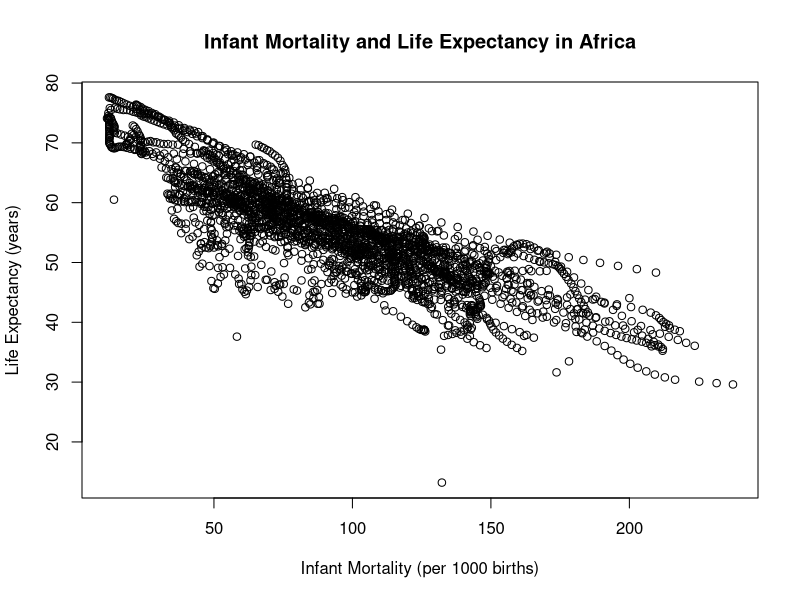
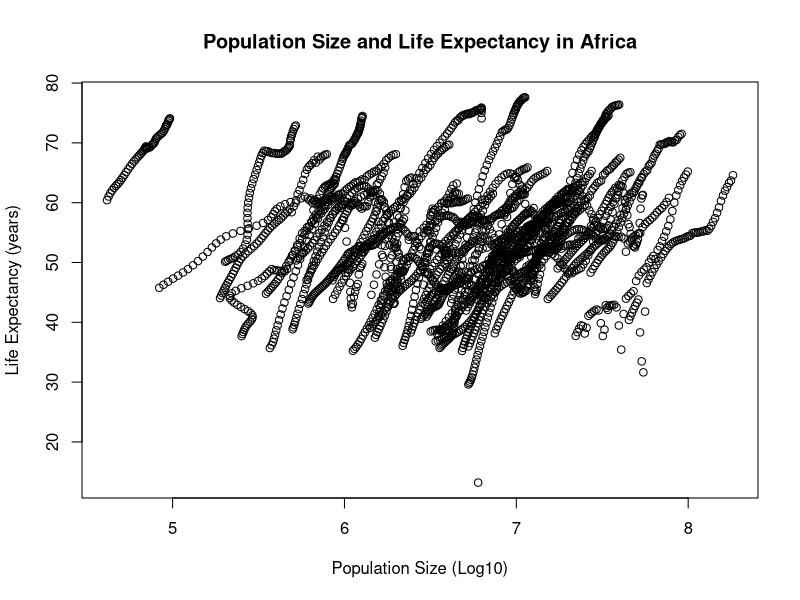
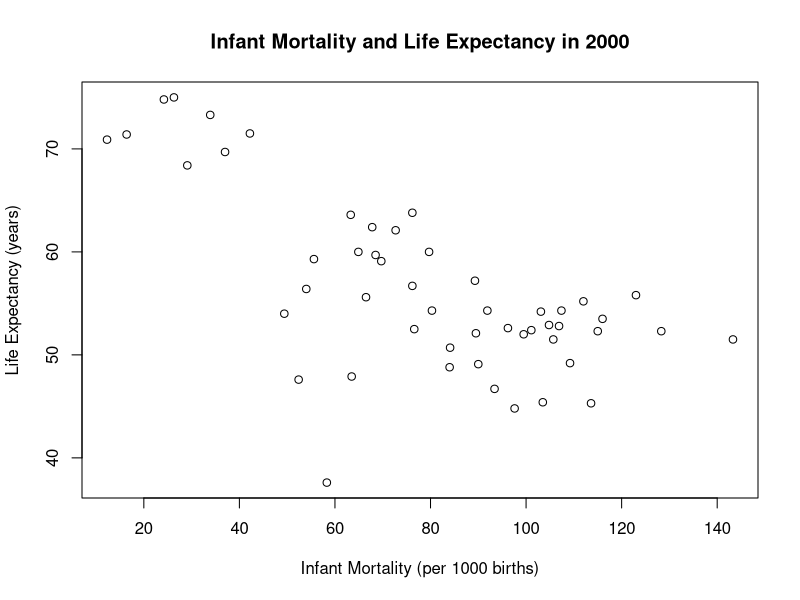
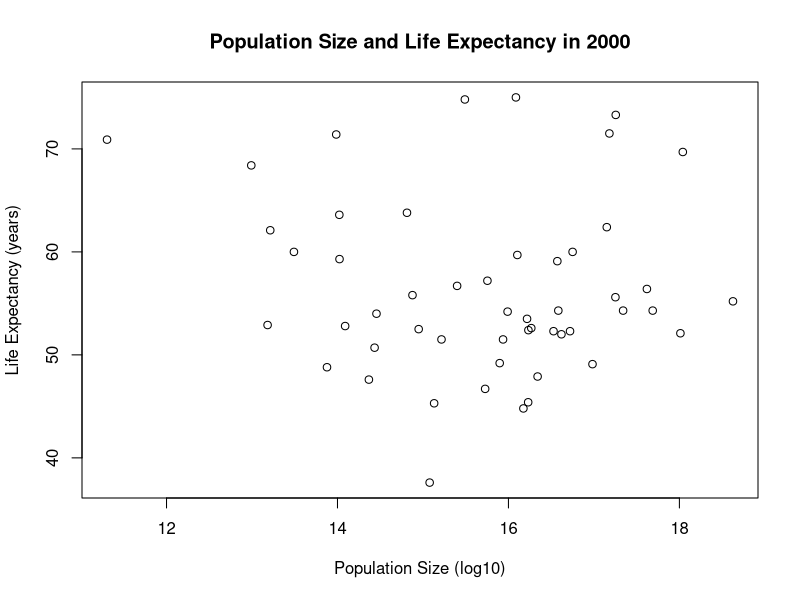

These figures' R source, in order:
## ---- chunk 1
library("dslabs")
data(gapminder)
help(gapminder)
## ---- chunk 2
str(gapminder)
summary(gapminder)
## ---- chunk 3
class(gapminder)
## ---- chunk 4
africadata <- subset(gapminder, continent == "Africa")
str(africadata)
summary(africadata)
## ---- chunk 5
death <- subset(africadata, select = c(infant_mortality, life_expectancy))
str(death)
summary(death)
## ---- chunk 6
life <- subset(africadata, select = c(population, life_expectancy))
str(life)
summary(life)
## ---- chunk 7
plot(death$infant_mortality, death$life_expectancy,
    xlab= "Infant Mortality (per 1000 births)", ylab="Life Expectancy (years)",
    main="Infant Mortality and Life Expectancy in Africa")
## ---- chunk 8
plot(log(life$population, 10), y = life$life_expectancy, 
     xlab="Population Size (Log10)", ylab="Life Expectancy (years)",
     main = "Population Size and Life Expectancy in Africa")
## ---- chunk 9
table(as.factor(africadata$year), is.na(africadata$infant_mortality),
      dnn = c("year", "Missing infant mortality"))
## ---- chunk 10
Year2000 <- subset(africadata, year =="2000")
str(Year2000)
summary(Year2000)
## ---- chunk 11
plot(Year2000$infant_mortality, Year2000$life_expectancy,
     xlab = "Infant Mortality (per 1000 births)", ylab = "Life Expectancy (years)", 
     main = "Infant Mortality and Life Expectancy in 2000")
## ---- chunk 12
plot(log(Year2000$population), Year2000$life_expectancy,
     xlab = "Population Size (log10)", ylab = "Life Expectancy (years)", 
     main = "Population Size and Life Expectancy in 2000")
## ---- chunk 13
fit1 <- lm(Year2000$life_expectancy ~ Year2000$infant_mortality)
summary(fit1)
## ---- chunk 14
fit2 <- lm(Year2000$life_expectancy ~ Year2000$population)
fit3 <- lm(Year2000$life_expectancy ~ log(Year2000$population, 10))
summary(fit2)
summary(fit3)
